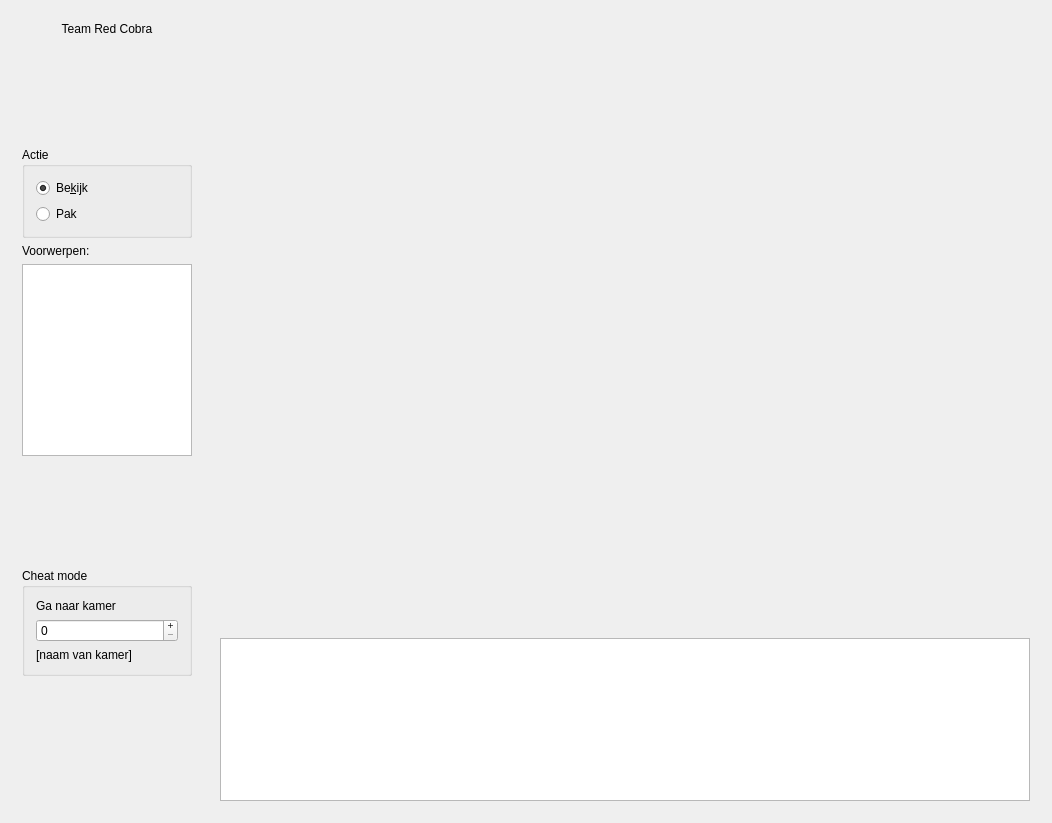
<?xml version="1.0" encoding="UTF-8"?>
<ui version="4.0">
 <class>hoofd_scherm</class>
 <widget class="QDialog" name="hoofd_scherm">
  <property name="geometry">
   <rect>
    <x>0</x>
    <y>0</y>
    <width>1052</width>
    <height>823</height>
   </rect>
  </property>
  <property name="cursor">
   <cursorShape>ArrowCursor</cursorShape>
  </property>
  <property name="windowTitle">
   <string>djog_nanos_2018</string>
  </property>
  <property name="styleSheet">
   <string notr="true">QWidget{
  background-image: url(:/plaatjes/achtergrond.jpg);
  background-repeat: repeat-xy;
}</string>
  </property>
  <layout class="QHBoxLayout" name="horizontalLayout_2">
   <item>
    <widget class="QWidget" name="links" native="true">
     <property name="maximumSize">
      <size>
       <width>200</width>
       <height>16777215</height>
      </size>
     </property>
     <layout class="QVBoxLayout" name="verticalLayout">
      <item>
       <widget class="QLabel" name="label_djog_nanos_2018">
        <property name="text">
         <string>Team Red Cobra</string>
        </property>
        <property name="alignment">
         <set>Qt::AlignCenter</set>
        </property>
       </widget>
      </item>
      <item>
       <spacer name="spacer_boven">
        <property name="orientation">
         <enum>Qt::Vertical</enum>
        </property>
        <property name="sizeHint" stdset="0">
         <size>
          <width>20</width>
          <height>40</height>
         </size>
        </property>
       </spacer>
      </item>
      <item>
       <widget class="QGroupBox" name="box_actie_soort">
        <property name="title">
         <string>Actie</string>
        </property>
        <layout class="QVBoxLayout" name="verticalLayout_3">
         <item>
          <widget class="QRadioButton" name="radio_bekijk">
           <property name="text">
            <string>Be&amp;kijk</string>
           </property>
           <property name="checked">
            <bool>true</bool>
           </property>
          </widget>
         </item>
         <item>
          <widget class="QRadioButton" name="radio_pak">
           <property name="text">
            <string>Pak</string>
           </property>
          </widget>
         </item>
        </layout>
       </widget>
      </item>
      <item>
       <widget class="QLabel" name="label_voorwerpen">
        <property name="text">
         <string>Voorwerpen:</string>
        </property>
       </widget>
      </item>
      <item>
       <widget class="QListWidget" name="list_voorwerpen">
        <property name="font">
         <font>
          <family>Courier</family>
          <pointsize>20</pointsize>
          <weight>75</weight>
          <bold>true</bold>
         </font>
        </property>
       </widget>
      </item>
      <item>
       <spacer name="spacer_midden">
        <property name="orientation">
         <enum>Qt::Vertical</enum>
        </property>
        <property name="sizeHint" stdset="0">
         <size>
          <width>20</width>
          <height>40</height>
         </size>
        </property>
       </spacer>
      </item>
      <item>
       <widget class="QGroupBox" name="box_cheat_mode">
        <property name="title">
         <string>Cheat mode</string>
        </property>
        <layout class="QVBoxLayout" name="verticalLayout_4">
         <item>
          <widget class="QLabel" name="label_ga_naar_kamer">
           <property name="text">
            <string>Ga naar kamer</string>
           </property>
          </widget>
         </item>
         <item>
          <widget class="QSpinBox" name="box_kamer">
           <property name="cursor">
            <cursorShape>OpenHandCursor</cursorShape>
           </property>
           <property name="buttonSymbols">
            <enum>QAbstractSpinBox::PlusMinus</enum>
           </property>
           <property name="correctionMode">
            <enum>QAbstractSpinBox::CorrectToNearestValue</enum>
           </property>
           <property name="maximum">
            <number>15</number>
           </property>
          </widget>
         </item>
         <item>
          <widget class="QLabel" name="label_kamer">
           <property name="text">
            <string>[naam van kamer]</string>
           </property>
          </widget>
         </item>
        </layout>
       </widget>
      </item>
      <item>
       <spacer name="spacer_beneden">
        <property name="orientation">
         <enum>Qt::Vertical</enum>
        </property>
        <property name="sizeHint" stdset="0">
         <size>
          <width>20</width>
          <height>40</height>
         </size>
        </property>
       </spacer>
      </item>
      <item>
       <widget class="QLabel" name="label_team_red_cobra">
        <property name="sizePolicy">
         <sizepolicy hsizetype="Preferred" vsizetype="Maximum">
          <horstretch>0</horstretch>
          <verstretch>0</verstretch>
         </sizepolicy>
        </property>
        <property name="maximumSize">
         <size>
          <width>16777215</width>
          <height>200</height>
         </size>
        </property>
        <property name="text">
         <string/>
        </property>
        <property name="pixmap">
         <pixmap resource="djog_nanos_2018.qrc">:/plaatjes/red_cobra.png</pixmap>
        </property>
        <property name="scaledContents">
         <bool>true</bool>
        </property>
        <property name="alignment">
         <set>Qt::AlignCenter</set>
        </property>
       </widget>
      </item>
     </layout>
    </widget>
   </item>
   <item>
    <widget class="QWidget" name="rechts" native="true">
     <layout class="QVBoxLayout" name="verticalLayout_2">
      <item>
       <widget class="QStackedWidget" name="kamers">
        <property name="minimumSize">
         <size>
          <width>810</width>
          <height>610</height>
         </size>
        </property>
        <property name="maximumSize">
         <size>
          <width>810</width>
          <height>610</height>
         </size>
        </property>
       </widget>
      </item>
      <item>
       <widget class="QPlainTextEdit" name="tekst">
        <property name="font">
         <font>
          <family>Courier</family>
          <pointsize>20</pointsize>
          <weight>75</weight>
          <bold>true</bold>
         </font>
        </property>
       </widget>
      </item>
     </layout>
    </widget>
   </item>
  </layout>
 </widget>
 <layoutdefault spacing="6" margin="11"/>
 <resources>
  <include location="djog_nanos_2018.qrc"/>
 </resources>
 <connections/>
</ui>
